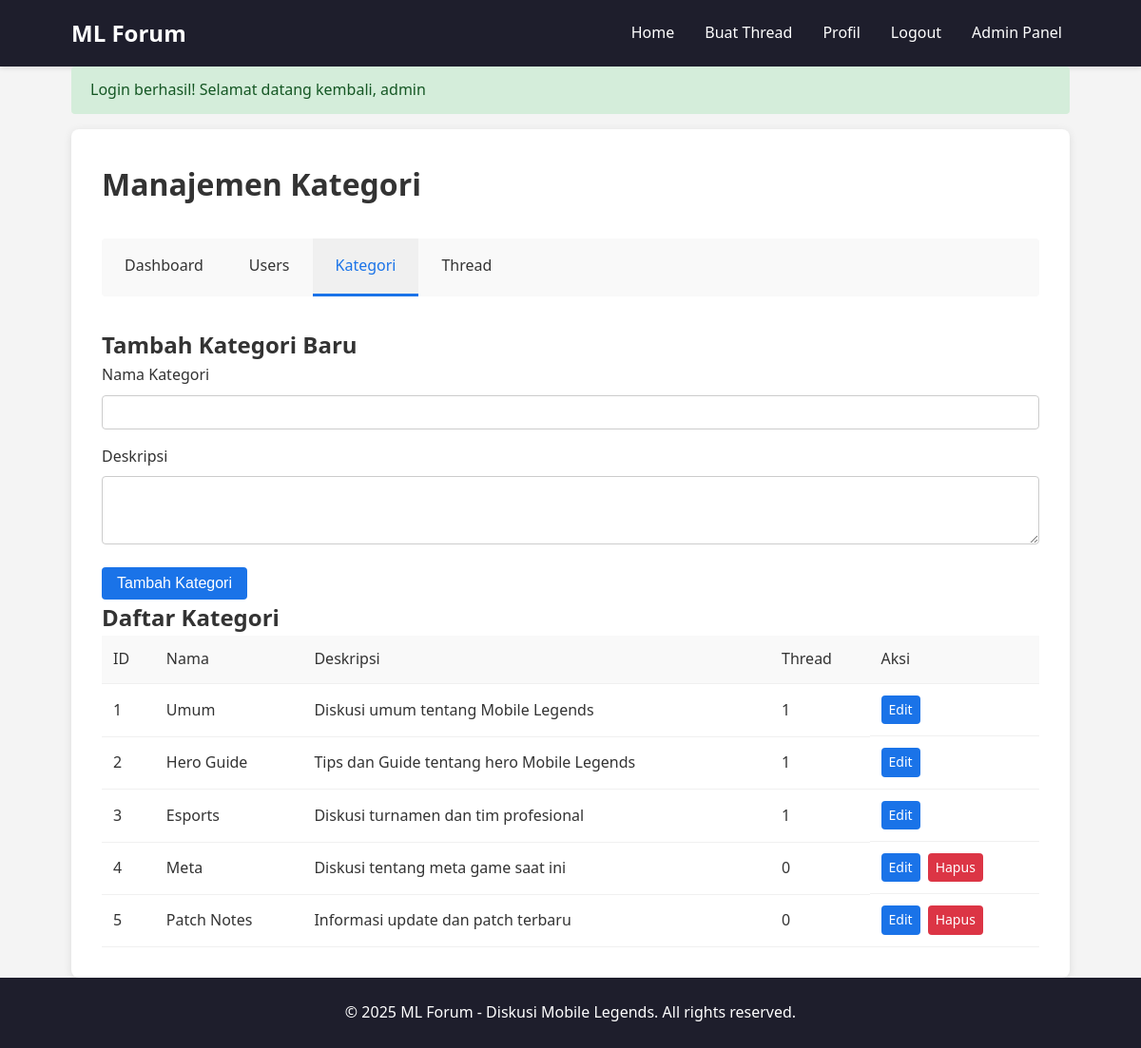
Screenshot of /admin/categories.php (signed in) with the database file from the repository.
### tables this page shows
CREATE TABLE categories (
  id INT AUTO_INCREMENT PRIMARY KEY,
  name VARCHAR(100) NOT NULL,
  description TEXT
);

### admin/categories.php (the view, shortened to what this page needs)
<?php
$parent_dir = dirname(__DIR__);
require_once $parent_dir . '/includes/header.php';
$edit_category = null;
$query = "SELECT c.*,
          (SELECT COUNT(*) FROM threads WHERE category_id = c.id) as thread_count
          FROM categories c
          ORDER BY c.id";
$result = $conn->query($query);
?>
<div class="admin-container">
    <div class="admin-header">
        <h1>Manajemen Kategori</h1>
    </div>
    <div class="admin-menu">
        <a href="index.php" class="admin-menu-item">Dashboard</a>
        <a href="users.php" class="admin-menu-item">Users</a>
        <a href="categories.php" class="admin-menu-item active">Kategori</a>
        <a href="threads.php" class="admin-menu-item">Thread</a>
    </div>
    <div class="admin-content">
        <div class="admin-row">
            <div class="admin-col">
                <h2><?php echo $edit_category ? 'Edit Kategori' : 'Tambah Kategori Baru'; ?></h2>
                <form method="POST" action="categories.php" class="category-form">
                    <div class="form-group">
                        <label for="name">Nama Kategori</label>
                        <input type="text" id="name" name="name" value="<?php echo isset($edit_category) ? $edit_category['name'] : ''; ?>" required>
                    </div>
                    <div class="form-group">
                        <label for="description">Deskripsi</label>
                        <textarea id="description" name="description" rows="3"><?php echo isset($edit_category) ? $edit_category['description'] : ''; ?></textarea>
                    </div>
                    <button type="submit" class="btn btn-primary">
                        <?php echo $edit_category ? 'Update Kategori' : 'Tambah Kategori'; ?>
                    </button>
                </form>
            </div>
            <div class="admin-col">
                <h2>Daftar Kategori</h2>
                <?php if($result->num_rows > 0): ?>
                    <table class="table">
                        <thead>
                            <tr>
                                <th>ID</th>
                                <th>Nama</th>
                                <th>Deskripsi</th>
                                <th>Thread</th>
                                <th>Aksi</th>
                            </tr>
                        </thead>
                        <tbody>
                            <?php while($category = $result->fetch_assoc()): ?>
                                <tr>
                                    <td><?php echo $category['id']; ?></td>
                                    <td><?php echo $category['name']; ?></td>
                                    <td><?php echo $category['description']; ?></td>
                                    <td><?php echo $category['thread_count']; ?></td>
                                    <td class="action-buttons">
                                        <a href="categories.php?edit=<?php echo $category['id']; ?>" class="btn btn-sm">Edit</a>
                                        <?php if($category['thread_count'] == 0): ?>
                                            <a href="categories.php?delete=<?php echo $category['id']; ?>" class="btn btn-sm btn-danger" onclick="return confirm('Yakin ingin menghapus kategori ini?')">Hapus</a>
                                        <?php endif; ?>
                                    </td>
                                </tr>
                            <?php endwhile; ?>
                        </tbody>
                    </table>
                <?php else: ?>
                    <p>Belum ada kategori yang dibuat.</p>
                <?php endif; ?>
            </div>
        </div>
    </div>
</div>
<?php require_once $parent_dir . '/includes/footer.php'; ?>

### assets/css/style.css (style rules this page uses)
* { margin: 0; padding: 0; box-sizing: border-box; }
body { font-family: 'Segoe UI', Tahoma, Geneva, Verdana, sans-serif; line-height: 1.6; color: #333; background-color: #f4f4f4; }
a { text-decoration: none; color: #1a73e8; }
.form-group { margin-bottom: 1rem; }
.form-group label { display: block; margin-bottom: 0.5rem; font-weight: 500; }
.form-group input, .form-group textarea, .form-group select { width: 100%; padding: 0.5rem; border: 1px solid #ccc; border-radius: 4px; font-size: 1rem; }
.btn { display: inline-block; background-color: #1a73e8; color: white; padding: 0.5rem 1rem; border: none; border-radius: 4px; cursor: pointer; font-size: 1rem; transition: background-color 0.3s; }
.btn-primary { background-color: #1a73e8; }
.btn-danger { background-color: #dc3545; }
.btn-sm { padding: 0.25rem 0.5rem; font-size: 0.875rem; }
.admin-container { background-color: white; padding: 2rem; border-radius: 8px; box-shadow: 0 2px 10px rgba(0, 0, 0, 0.1); }
.admin-header { margin-bottom: 2rem; }
.admin-header h1 { margin-bottom: 1rem; }
.admin-menu { display: flex; background-color: #f9f9f9; border-radius: 4px; margin-bottom: 2rem; }
.admin-menu-item { padding: 1rem 1.5rem; color: #333; border-bottom: 3px solid transparent; transition: all 0.3s; }
.admin-menu-item:hover, .admin-menu-item.active { color: #1a73e8; border-bottom-color: #1a73e8; background-color: #f0f0f0; }
.table { width: 100%; border-collapse: collapse; }
.table th, .table td { padding: 0.75rem; text-align: left; border-bottom: 1px solid #f0f0f0; }
.table th { background-color: #f9f9f9; font-weight: 500; }
.action-buttons { display: flex; gap: 0.5rem; }

### rows the page displays
categories: id "1", name "Umum", description "Diskusi umum tentang Mobile Legends", thread_count "1"
categories: id "2", name "Hero Guide", description "Tips dan Guide tentang hero Mobile Legends", thread_count "1"
categories: id "3", name "Esports", description "Diskusi turnamen dan tim profesional", thread_count "1"
categories: id "4", name "Meta", description "Diskusi tentang meta game saat ini", thread_count "0"
categories: id "5", name "Patch Notes", description "Informasi update dan patch terbaru", thread_count "0"

### other values shown
$_SESSION['message'] "Login berhasil! Selamat datang kembali, admin"
